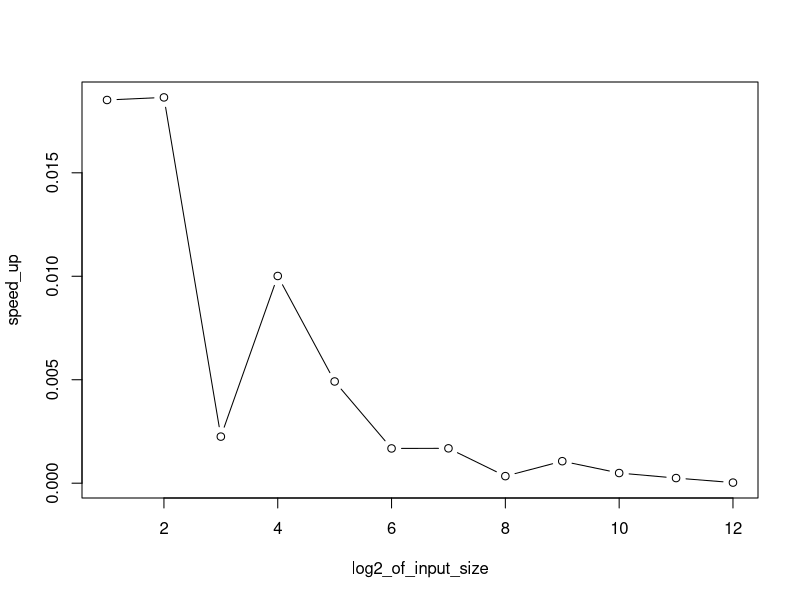

This chart was generated by the following R code:
input_size<-c(2,4,8,16,32,64,128,256,512,1024,2048,4096)
log2_of_input_size<-c(1,2,3,4,5,6,7,8,9,10,11,12)
speed_up<-c(0.018519,0.018644,0.002251,0.010014,0.004916,0.001680,0.001685,0.000341,0.001063,0.000491,0.000248,0.000029)
plot(log2_of_input_size,speed_up,type="b")